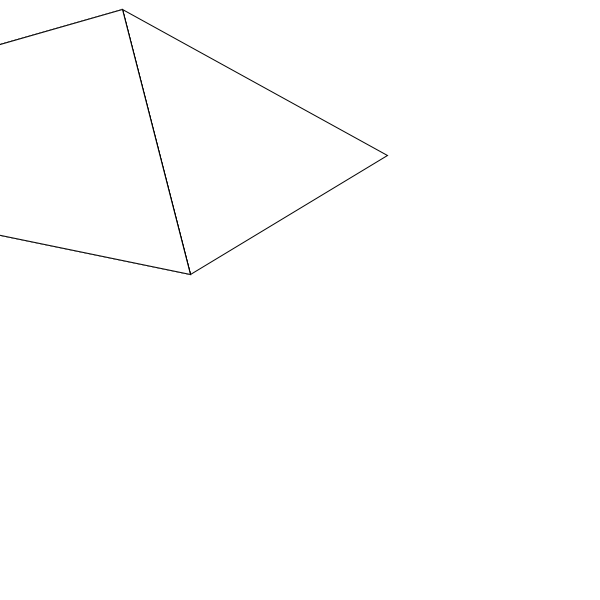
Frame 1 (no input)
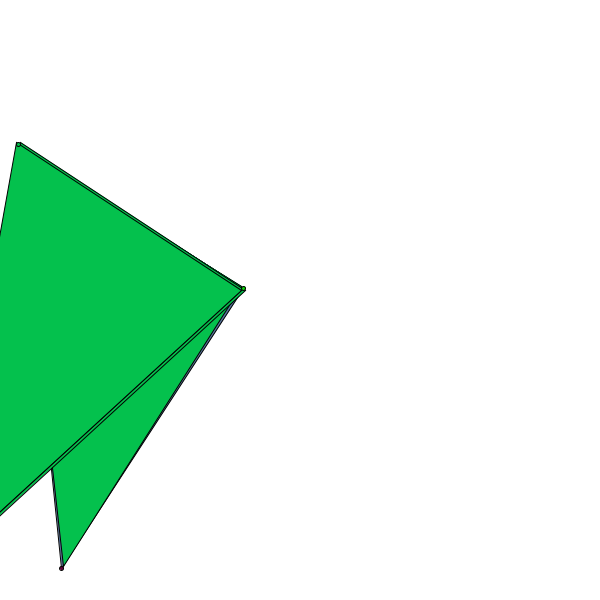
Frame 60 (the mouse pressed at the canvas centre just before this capture)
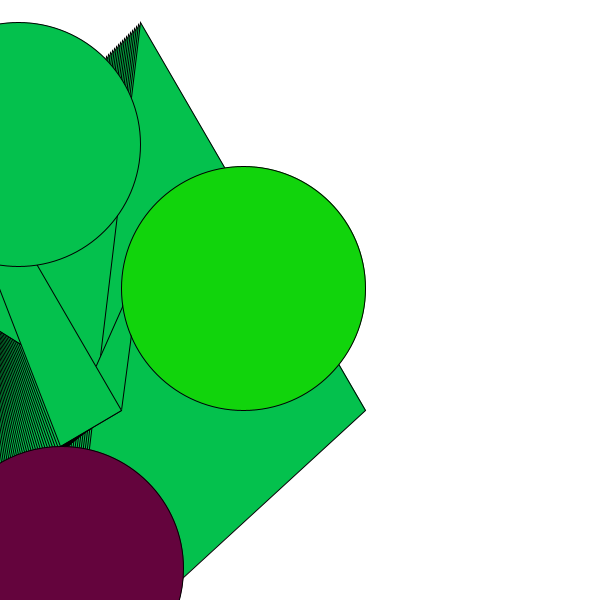
Frame 120 (the mouse held since frame 60 and released just before this capture)

The Processing sketch that drew these frames (run headless with seeded random() and noise(); from frame 60 on, the mouse is pressed at the canvas centre):

// Processing sketch: processing_169045
// ── processing_169045.pde

Ball[] sphere= new Ball[3];




void setup() {
  size(600, 600);
  smooth();
  background(255);
  println("The syntax of an ellipse is (x position, y position, DIAMETER X, DIAMETER Y)... I forgot to multiply r by two... I put ellipse (x,y,r,r);"); 
  for (int i=0; i<3; i++) {
    sphere[i]=new Ball();
  }
}

void draw() {



  stroke(0);
  triangle(sphere[0].r+sphere[0].x, sphere[0].y-sphere[0].r, sphere[1].x-sphere[1].r, sphere[1].y-sphere[1].r, sphere[2].x-sphere[2].r, sphere[2].y+sphere[2].r);
  triangle(sphere[0].r-sphere[0].x, sphere[0].y+sphere[0].r, sphere[1].x+sphere[1].r, sphere[1].y+sphere[1].r, sphere[2].x+sphere[2].r, sphere[2].y-sphere[2].r);
  triangle(sphere[0].r-sphere[0].x, sphere[0].y-sphere[0].r, sphere[1].x-sphere[1].r, sphere[1].y+sphere[1].r, sphere[2].x+sphere[2].r, sphere[2].y+sphere[2].r);
  triangle(sphere[0].r-sphere[0].x, sphere[0].y-sphere[0].r, sphere[1].x-sphere[1].r, sphere[1].y+sphere[1].r, sphere[2].x-sphere[2].r, sphere[2].y-sphere[2].r);
 
  for (int i=0; i<sphere.length; i++) {
    sphere[i].display();
    sphere[i].grow();
    //noFill();
  }
  if (sphere[0].intersect(sphere[1])||sphere[0].intersect(sphere[2])||sphere[1].intersect(sphere[2])) { 
    for (int i=0; i<sphere.length; i++) {
      sphere[i].resetMe();
    }
  }
}

class Ball {
  float x;
  float y;
  float r;
  color c;
  float growSpeed;

  Ball() {
    r=0;
    x=random(600);
    y=random(600);
    growSpeed=2;
    c=color(random(255), random(255), random(255));
  }

  void display() {
    fill(c);
    ellipse(x, y, 2*r, 2*r);
  }


  void grow() {   
    r=r+growSpeed;
  }


  boolean intersect(Ball b) {
  float distance;
  distance=dist(x, y, b.x, b.y);

    if (r+b.r>distance) {
      return true;
    } else { 
      return false;
    }
  }

  void resetMe() {
    r=0;
    x=random(600);
    y=random(600);
    background(255);
    c=color(random(255), random(255), random(255));
    
  }
  
  
  
}
